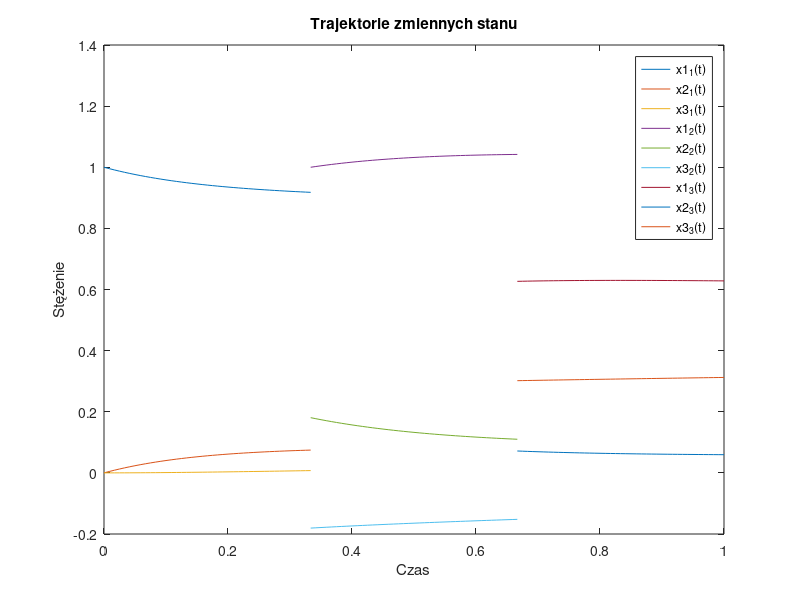

Here is the MATLAB script that generated this plot:
function ster_5

 

optionsopt = optimset('Display','iter-detailed','Algorithm','sqp','TolFun', 10^(-8), 'TolX', 10^(-8), 'MaxFunEvals', 10^6, 'MaxIter', 50);

 

u_lb = [ 0.0  0.0  0.0  0.0   0.0  0.0   0.0    ];

 

u_ub = [ 1.0  1.0  1.0  1.0   1.0  1.0   1.0    ];

 

u0 = (u_lb+u_ub)/2;

 

[rozw, dokladnosc] = fmincon(@model_procesu,u0,[],[],[],[],u_lb,u_ub,[],optionsopt)

 

 

end

 

 

function wskaznik_jakosci = model_procesu(u)

 

% model procesu po zastosowaniu metody strzałów wielopunktowych

% wybrano podział na 3 podprzedziały

 

tspan_1 = [0.0  1.0]/3;

tspan_2 = max(tspan_1) + [0.0  1.0]/3;

tspan_3 = max(tspan_2) + [0.0  1.0]/3;

 

x0_1 = [ 1.0   0.0  ];

x0_2 = [ u(4)  u(6) ];

x0_3 = [ u(5)  u(7) ];

 

options_ode = odeset('RelTol',1e-6,'AbsTol',1e-6);

 

[tsol_1,xsol_1] = ode45(@(t,x) catalyst_mixing_problem( t,x,u(1) ), tspan_1, x0_1, options_ode);

[tsol_2,xsol_2] = ode45(@(t,x) catalyst_mixing_problem( t,x,u(2) ), tspan_2, x0_2, options_ode);

[tsol_3,xsol_3] = ode45(@(t,x) catalyst_mixing_problem( t,x,u(3) ), tspan_3, x0_3, options_ode);

 

x3_1 = 1.0 - xsol_1(:,1) - xsol_1(:,2);

x3_2 = 1.0 - xsol_2(:,1) - xsol_2(:,2);

x3_3 = 1.0 - xsol_3(:,1) - xsol_3(:,2);

 

r1 = sum( (xsol_1(end, : ) - x0_2).^2 );

r2 = sum( (xsol_2(end, : ) - x0_3).^2 );

 

wskaznik_jakosci = -( x3_3(end) - 10^6*( r1 + r2 ));

 

plot(tsol_1,xsol_1,tsol_1,x3_1, tsol_2,xsol_2,tsol_2,x3_2,tsol_3,xsol_3,tsol_3,x3_3 )

title('Trajektorie zmiennych stanu')

ylabel('Stężenie')

xlabel('Czas')

legend('x1_1(t)','x2_1(t)','x3_1(t)', 'x1_2(t)','x2_2(t)','x3_2(t)', 'x1_3(t)','x2_3(t)','x3_3(t)' )

 

pause(0.1)

 

end

 

function dx = catalyst_mixing_problem(t,x,u)

dx = zeros(2,1);

dx(1) = u * (  10*x(2) - x(1)  );

dx(2) = u * (  x(1) - 10*x(2)  ) - ( 1 - u ) * x(2) ;

end